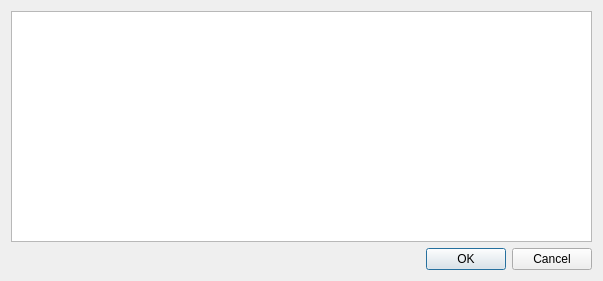
<?xml version="1.0" encoding="UTF-8"?>
<ui version="4.0">
 <class>RawTextDialog</class>
 <widget class="QDialog" name="RawTextDialog">
  <property name="geometry">
   <rect>
    <x>0</x>
    <y>0</y>
    <width>603</width>
    <height>281</height>
   </rect>
  </property>
  <property name="windowTitle">
   <string>Dialog</string>
  </property>
  <layout class="QGridLayout" name="gridLayout">
   <item row="1" column="0">
    <widget class="QDialogButtonBox" name="buttonBox">
     <property name="orientation">
      <enum>Qt::Horizontal</enum>
     </property>
     <property name="standardButtons">
      <set>QDialogButtonBox::Cancel|QDialogButtonBox::Ok</set>
     </property>
    </widget>
   </item>
   <item row="0" column="0">
    <widget class="QTextEdit" name="textEdit">
     <property name="cursor" stdset="0">
      <cursorShape>IBeamCursor</cursorShape>
     </property>
     <property name="lineWrapMode">
      <enum>QTextEdit::NoWrap</enum>
     </property>
    </widget>
   </item>
  </layout>
 </widget>
 <resources/>
 <connections>
  <connection>
   <sender>buttonBox</sender>
   <signal>accepted()</signal>
   <receiver>RawTextDialog</receiver>
   <slot>accept()</slot>
   <hints>
    <hint type="sourcelabel">
     <x>248</x>
     <y>254</y>
    </hint>
    <hint type="destinationlabel">
     <x>157</x>
     <y>274</y>
    </hint>
   </hints>
  </connection>
  <connection>
   <sender>buttonBox</sender>
   <signal>rejected()</signal>
   <receiver>RawTextDialog</receiver>
   <slot>reject()</slot>
   <hints>
    <hint type="sourcelabel">
     <x>316</x>
     <y>260</y>
    </hint>
    <hint type="destinationlabel">
     <x>286</x>
     <y>274</y>
    </hint>
   </hints>
  </connection>
 </connections>
</ui>
